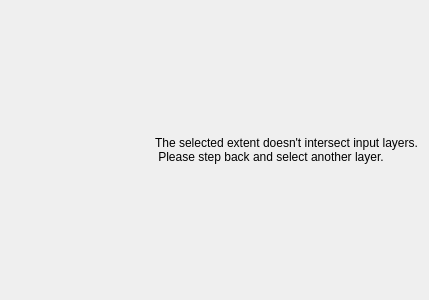
<?xml version="1.0" encoding="UTF-8"?>
<ui version="4.0">
 <class>pgFcExtentDisjoint</class>
 <widget class="QWidget" name="pgFcExtentDisjoint">
  <property name="geometry">
   <rect>
    <x>0</x>
    <y>0</y>
    <width>400</width>
    <height>300</height>
   </rect>
  </property>
  <property name="sizePolicy">
   <sizepolicy hsizetype="MinimumExpanding" vsizetype="MinimumExpanding">
    <horstretch>0</horstretch>
    <verstretch>0</verstretch>
   </sizepolicy>
  </property>
  <layout class="QVBoxLayout" name="verticalLayout_28">
   <item>
    <layout class="QHBoxLayout" name="horizontalLayout_4">
     <property name="spacing">
      <number>12</number>
     </property>
     <item>
      <widget class="QLabel" name="lblIconDisjoint_3">
       <property name="sizePolicy">
        <sizepolicy hsizetype="Fixed" vsizetype="Fixed">
         <horstretch>0</horstretch>
         <verstretch>0</verstretch>
        </sizepolicy>
       </property>
       <property name="minimumSize">
        <size>
         <width>132</width>
         <height>132</height>
        </size>
       </property>
       <property name="maximumSize">
        <size>
         <width>132</width>
         <height>132</height>
        </size>
       </property>
       <property name="text">
        <string/>
       </property>
       <property name="pixmap">
        <pixmap>../../../resources/img/wizard/icon-stop.svg</pixmap>
       </property>
       <property name="scaledContents">
        <bool>true</bool>
       </property>
       <property name="alignment">
        <set>Qt::AlignCenter</set>
       </property>
       <property name="wordWrap">
        <bool>true</bool>
       </property>
      </widget>
     </item>
     <item>
      <widget class="QLabel" name="label_6">
       <property name="styleSheet">
        <string notr="true">font: 11pt &quot;Ubuntu&quot;;</string>
       </property>
       <property name="text">
        <string>The selected extent doesn't intersect input layers.
 Please step back and select another layer.</string>
       </property>
      </widget>
     </item>
    </layout>
   </item>
  </layout>
 </widget>
 <resources/>
 <connections/>
</ui>
